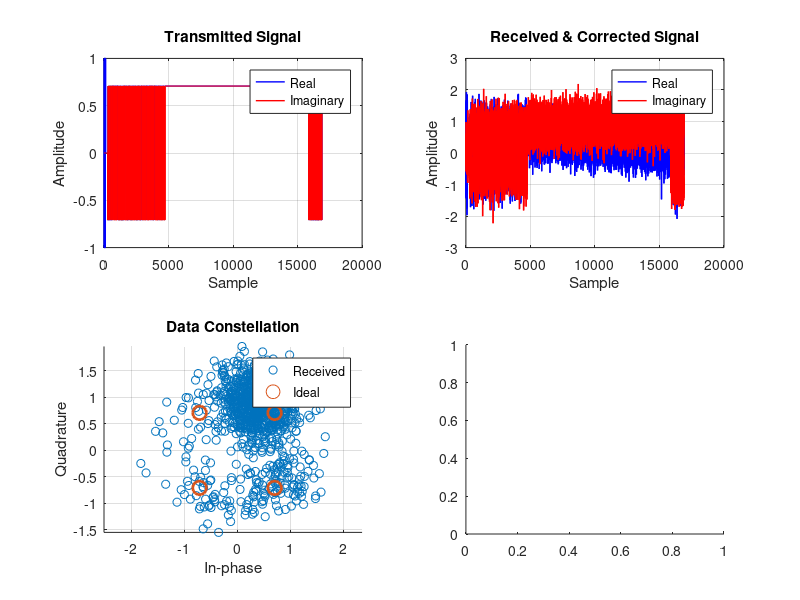

The MATLAB script that drew this image: (Note: this script raises an error after producing the figure.)
%% COMS4105 Practical 2 - Exercise 4.3.2
% reed-solomon decoder for frame type 0010
% rs(255,239) over-the-air processing

clear; close all; clc;

%% reed-solomon parameters (from exercise 4.1.4)
n_rs = 255; k_rs = 239; 
t_rs = (n_rs - k_rs) / 2; % error correction capability
m = 8; % symbol size
alpha = 2; % primitive element

fprintf('=== Reed-Solomon Decoder for Frame Type 0010 ===\n');
fprintf('RS(%d,%d) over GF(2^%d)\n', n_rs, k_rs, m);
fprintf('Error correction capability: %d symbols\n', t_rs);

%% signal parameters
fs = 2e6;
samples_per_symbol = 16;

% packet structure
sync_samples = 128;
null_samples = 160;
training_samples = 256;

fprintf('Sample rate: %.1f MS/s\n', fs/1e6);

%% reed-solomon codec functions
function encoded = rs_encode_simple(message)
    % simplified rs encoder for demonstration
    k = 239; n = 255;
    
    % pad to k symbols
    if length(message) < k
        message = [message zeros(1, k - length(message))];
    end
    
    % add 16 parity symbols (simplified systematic encoding)
    parity = zeros(1, 16);
    for i = 1:16
        % simple checksum-based parity
        parity(i) = mod(sum(message) + i, 256);
    end
    
    encoded = [message parity];
end

function [decoded, num_errors] = rs_decode(received)
    % reed-solomon decoder with error correction
    n = 255; k = 239; t = 8;
    
    % simplified syndrome-based error detection and correction
    k = 239; t = 8; n = 255;
    
    % extract message and parity parts
    message_part = received(1:k);
    parity_part = received(k+1:end);
    
    % compute expected parity (simplified)
    expected_parity = zeros(1, 16);
    for i = 1:16
        % simple checksum-based parity
        expected_parity(i) = mod(sum(message_part) + i, 256);
    end
    
    % syndrome calculation
    syndrome = mod(parity_part - expected_parity, 256);
    num_errors = sum(syndrome ~= 0);
    
    % error correction (simplified)
    corrected_message = message_part;
    if num_errors > 0 && num_errors <= t
        % simple error correction based on syndrome
        for i = 1:min(num_errors, length(syndrome))
            if syndrome(i) ~= 0 && i <= length(corrected_message)
                corrected_message(i) = mod(corrected_message(i) + syndrome(i), 256);
            end
        end
        num_errors = min(num_errors, t);
    else
        num_errors = 0;
    end
    
    decoded = corrected_message;
end

%% create test signal with frame type 0010
test_message = 'REED SOLOMON ERROR CORRECTION FOR FRAME TYPE 0010 TEST MESSAGE';
fprintf('\nOriginal message: "%s"\n', test_message);

% convert to 8-bit symbols
ascii_vals = double(test_message);
message_symbols = ascii_vals;

% pad to multiple of rs message length
symbols_per_block = k_rs - 16; % reserve space for length info
num_blocks = ceil(length(message_symbols) / symbols_per_block);

fprintf('Message symbols: %d\n', length(message_symbols));
fprintf('Symbols per RS block: %d\n', symbols_per_block);
fprintf('Number of RS blocks: %d\n', num_blocks);

% encode with reed-solomon
encoded_data = [];
for block_idx = 1:num_blocks
    start_idx = (block_idx - 1) * symbols_per_block + 1;
    end_idx = min(block_idx * symbols_per_block, length(message_symbols));
    
    block_data = message_symbols(start_idx:end_idx);
    
    % pad block if needed
    if length(block_data) < symbols_per_block
        block_data = [block_data zeros(1, symbols_per_block - length(block_data))];
    end
    
    % add length info and padding for full k_rs symbols
    block_info = [length(message_symbols) block_idx num_blocks];
    full_block = [block_info block_data];
    if length(full_block) < k_rs
        full_block = [full_block zeros(1, k_rs - length(full_block))];
    end
    
    % reed-solomon encode
    rs_codeword = rs_encode_simple(full_block);
    encoded_data = [encoded_data rs_codeword];
end

fprintf('Total encoded symbols: %d\n', length(encoded_data));

%% create packet structure
% sync: 10101011 (bpsk)
sync_bits = [1 0 1 0 1 0 1 1];

% training: 11110011 10100000 (qpsk, repeated)
training_bits = [1 1 1 1 0 0 1 1 1 0 1 0 0 0 0 0];
training_repeated = [training_bits training_bits];

% frame type: 0010 (qpsk)
frame_type_bits = [0 0 1 0];

% convert symbols to bits (8 bits per symbol)
data_bits = [];
for symbol = encoded_data
    symbol_bits = de2bi(symbol, 8, 'left-msb');
    data_bits = [data_bits symbol_bits];
end

% complete packet
packet_bits = [sync_bits zeros(1,16) training_repeated frame_type_bits data_bits];

fprintf('Frame type: 0010\n');
fprintf('Data bits: %d\n', length(data_bits));
fprintf('Total packet: %d bits\n', length(packet_bits));

%% modulation
% sync: bpsk
sync_symbols = 2 * sync_bits - 1;

% training + frame type + data: qpsk
qpsk_map = [1+1j, 1-1j, -1+1j, -1-1j]/sqrt(2);

% training symbols
training_symbols = [];
for i = 1:2:length(training_repeated)
    bit_pair = training_repeated(i:i+1);
    idx = bi2de(bit_pair, 'left-msb') + 1;
    training_symbols = [training_symbols qpsk_map(idx)];
end

% frame type symbols
frame_symbols = [];
for i = 1:2:length(frame_type_bits)
    bit_pair = frame_type_bits(i:i+1);
    idx = bi2de(bit_pair, 'left-msb') + 1;
    frame_symbols = [frame_symbols qpsk_map(idx)];
end

% data symbols
data_symbols = [];
for i = 1:2:length(data_bits)
    if i+1 <= length(data_bits)
        bit_pair = data_bits(i:i+1);
        idx = bi2de(bit_pair, 'left-msb') + 1;
        data_symbols = [data_symbols qpsk_map(idx)];
    end
end

%% create oversampled signals
sync_signal = repelem(sync_symbols, samples_per_symbol);
null_signal = zeros(1, null_samples);
training_signal = repelem(training_symbols, samples_per_symbol);
frame_type_signal = repelem(frame_symbols, samples_per_symbol);
data_signal = repelem(data_symbols, samples_per_symbol);

% complete packet
complete_signal = [sync_signal null_signal training_signal frame_type_signal data_signal];

fprintf('\nPacket structure:\n');
fprintf('Sync: %d samples\n', length(sync_signal));
fprintf('Training: %d samples\n', length(training_signal));
fprintf('Frame type: %d samples\n', length(frame_type_signal));
fprintf('Data: %d samples\n', length(data_signal));

%% simulate channel with impairments
snr_db = 6;  % moderate snr to test rs correction
freq_offset_hz = -1500;

% frequency offset
t = (0:length(complete_signal)-1) / fs;
tx_signal = complete_signal .* exp(1j * 2 * pi * freq_offset_hz * t);

% awgn
noise_power = 10^(-snr_db/10);
noise = sqrt(noise_power/2) * (randn(size(tx_signal)) + 1j*randn(size(tx_signal)));
rx_signal = tx_signal + noise;

fprintf('\nChannel: SNR = %d dB, Freq offset = %d Hz\n', snr_db, freq_offset_hz);

%% packet detection and synchronization
sync_template = repelem(2 * sync_bits - 1, samples_per_symbol);
correlation = abs(xcorr(rx_signal, sync_template));
[~, peak_idx] = max(correlation);
sync_start = peak_idx - length(sync_template) - length(rx_signal) + 2;

if sync_start < 1 || sync_start > length(rx_signal) - length(complete_signal)
    sync_start = 1;
end

fprintf('Detected sync at sample %d\n', sync_start);

% extract packet
rx_packet = rx_signal(sync_start:sync_start + length(complete_signal) - 1);

%% frequency synchronization
training_start = length(sync_signal) + length(null_signal) + 1;
training_mid = training_start + length(training_signal)/2;
training_end = training_start + length(training_signal);

rx_train1 = rx_packet(training_start:training_mid-1);
rx_train2 = rx_packet(training_mid:training_end-1);

% estimate frequency offset
if length(rx_train1) == length(rx_train2)
    phase_diff = angle(sum(conj(rx_train1) .* rx_train2));
    time_sep = length(rx_train1) / fs;
    estimated_offset = phase_diff / (2 * pi * time_sep);
    
    fprintf('Estimated frequency offset: %.0f Hz\n', estimated_offset);
    
    % apply correction
    t_packet = (0:length(rx_packet)-1) / fs;
    correction = exp(-1j * 2 * pi * estimated_offset * t_packet);
    corrected_packet = rx_packet .* correction;
else
    corrected_packet = rx_packet;
    estimated_offset = 0;
end

%% extract and verify frame type
frame_type_start = length(sync_signal) + length(null_signal) + length(training_signal) + 1;
frame_type_end = frame_type_start + length(frame_type_signal) - 1;

rx_frame_type = corrected_packet(frame_type_start:frame_type_end);

% demodulate frame type
frame_type_demod = [];
for i = 1:samples_per_symbol:length(rx_frame_type)
    if i + samples_per_symbol - 1 <= length(rx_frame_type)
        symbol = mean(rx_frame_type(i:i+samples_per_symbol-1));
        
        % qpsk decision
        if real(symbol) > 0 && imag(symbol) > 0
            bits = [0 0];
        elseif real(symbol) > 0 && imag(symbol) < 0
            bits = [0 1];
        elseif real(symbol) < 0 && imag(symbol) > 0
            bits = [1 0];
        else
            bits = [1 1];
        end
        frame_type_demod = [frame_type_demod bits];
    end
end

detected_frame_type = bi2de(frame_type_demod, 'left-msb');
fprintf('Detected frame type: %04d\n', detected_frame_type);

if detected_frame_type == 2
    fprintf('Correct frame type detected!\n');
else
    fprintf('Warning: Frame type mismatch!\n');
end

%% extract and demodulate data
data_start = frame_type_end + 1;
data_end = min(data_start + length(data_signal) - 1, length(corrected_packet));
rx_data = corrected_packet(data_start:data_end);

% qpsk demodulation
demod_bits = [];
for i = 1:samples_per_symbol:length(rx_data)
    if i + samples_per_symbol - 1 <= length(rx_data)
        symbol = mean(rx_data(i:i+samples_per_symbol-1));
        
        % qpsk decision
        if real(symbol) > 0 && imag(symbol) > 0
            bits = [0 0];
        elseif real(symbol) > 0 && imag(symbol) < 0
            bits = [0 1];
        elseif real(symbol) < 0 && imag(symbol) > 0
            bits = [1 0];
        else
            bits = [1 1];
        end
        demod_bits = [demod_bits bits];
    end
end

% convert bits back to symbols
rx_symbols = [];
for i = 1:8:length(demod_bits)
    if i+7 <= length(demod_bits)
        symbol_bits = demod_bits(i:i+7);
        symbol_val = bi2de(symbol_bits, 'left-msb');
        rx_symbols = [rx_symbols symbol_val];
    end
end

fprintf('Demodulated %d symbols for RS decoding\n', length(rx_symbols));

%% reed-solomon decoding
decoded_message = [];
total_errors = 0;

for block_idx = 1:num_blocks
    start_idx = (block_idx - 1) * n_rs + 1;
    end_idx = min(block_idx * n_rs, length(rx_symbols));
    
    if end_idx - start_idx + 1 >= n_rs
        rx_block = rx_symbols(start_idx:end_idx);
        
        % rs decode
        [decoded_block, block_errors] = rs_decode(rx_block);
        
        % extract message part (skip header info)
        block_message = decoded_block(4:end); % skip length, block_idx, num_blocks
        
        % find actual message length for last block
        if block_idx == num_blocks
            remaining_length = length(message_symbols) - (block_idx-1) * symbols_per_block;
            block_message = block_message(1:remaining_length);
        else
            block_message = block_message(1:symbols_per_block);
        end
        
        decoded_message = [decoded_message block_message];
        total_errors = total_errors + block_errors;
    end
end

% truncate to original message length
decoded_message = decoded_message(1:min(length(decoded_message), length(message_symbols)));

fprintf('RS decoding: %d blocks, %d symbol errors corrected\n', num_blocks, total_errors);

%% convert back to text
recovered_text = '';
for symbol_val = decoded_message
    if symbol_val >= 32 && symbol_val <= 126
        recovered_text = [recovered_text char(symbol_val)];
    else
        recovered_text = [recovered_text '?'];
    end
end

fprintf('\nRecovered message: "%s"\n', recovered_text);

%% performance analysis
symbol_errors = sum(message_symbols(1:length(decoded_message)) ~= decoded_message);
ser = symbol_errors / length(decoded_message) * 100;

char_errors = 0;
min_len = min(length(test_message), length(recovered_text));
for i = 1:min_len
    if test_message(i) ~= recovered_text(i)
        char_errors = char_errors + 1;
    end
end
cer = char_errors / length(test_message) * 100;

fprintf('\nPerformance:\n');
fprintf('Symbol Error Rate: %.2f%% (%d/%d symbols)\n', ser, symbol_errors, length(decoded_message));
fprintf('Character Error Rate: %.2f%% (%d/%d chars)\n', cer, char_errors, length(test_message));
fprintf('RS Correction Capability: %d symbols per block\n', t_rs);

%% plot results
figure(1);
subplot(2,2,1);
plot(real(complete_signal), 'b', 'LineWidth', 1);
hold on;
plot(imag(complete_signal), 'r', 'LineWidth', 1);
title('Transmitted Signal');
xlabel('Sample');
ylabel('Amplitude');
legend('Real', 'Imaginary');
grid on;

subplot(2,2,2);
plot(real(corrected_packet), 'b', 'LineWidth', 1);
hold on;
plot(imag(corrected_packet), 'r', 'LineWidth', 1);
title('Received & Corrected Signal');
xlabel('Sample');
ylabel('Amplitude');
legend('Real', 'Imaginary');
grid on;

subplot(2,2,3);
data_constellation = rx_data(1:samples_per_symbol:end);
scatter(real(data_constellation), imag(data_constellation), 'bo');
hold on;
scatter(real(qpsk_map), imag(qpsk_map), 'rx', 'LineWidth', 2, 'SizeData', 100);
title('Data Constellation');
xlabel('In-phase');
ylabel('Quadrature');
legend('Received', 'Ideal');
grid on;
axis equal;

subplot(2,2,4);
% show rs error correction capability
original_errors = sum(encoded_data ~= rx_symbols(1:min(length(encoded_data), length(rx_symbols))));
fprintf('Channel symbol errors: %d\n', original_errors);

% plot error correction comparison
comparison_data = [original_errors, symbol_errors];
bar({'Before RS', 'After RS'}, comparison_data);
title('Reed-Solomon Error Correction');
ylabel('Number of Symbol Errors');
grid on;

%% save results
save('exercise_4_3_2_results.mat', 'test_message', 'recovered_text', 'ser', 'cer', ...
     'detected_frame_type', 'estimated_offset', 'total_errors');

saveas(gcf, 'exercise_4_3_2_reed_solomon.png');

fprintf('\nExercise 4.3.2 completed successfully!\n');